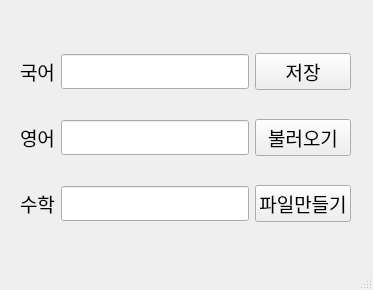
<?xml version="1.0" encoding="UTF-8"?>
<ui version="4.0">
 <class>MainWindow</class>
 <widget class="QMainWindow" name="MainWindow">
  <property name="geometry">
   <rect>
    <x>0</x>
    <y>0</y>
    <width>373</width>
    <height>290</height>
   </rect>
  </property>
  <property name="windowTitle">
   <string>MainWindow</string>
  </property>
  <widget class="QWidget" name="centralwidget">
   <widget class="QWidget" name="gridLayoutWidget">
    <property name="geometry">
     <rect>
      <x>20</x>
      <y>30</y>
      <width>331</width>
      <height>215</height>
     </rect>
    </property>
    <property name="font">
     <font>
      <family>경기천년제목 Medium</family>
      <pointsize>14</pointsize>
      <weight>50</weight>
      <bold>false</bold>
     </font>
    </property>
    <layout class="QGridLayout" name="gridLayout">
     <item row="2" column="1">
      <widget class="QLineEdit" name="engedit"/>
     </item>
     <item row="1" column="1">
      <widget class="QLineEdit" name="koredit"/>
     </item>
     <item row="3" column="1">
      <widget class="QLineEdit" name="mathedit"/>
     </item>
     <item row="3" column="2">
      <widget class="QPushButton" name="createbtn">
       <property name="font">
        <font>
         <family>경기천년제목 Medium</family>
         <pointsize>14</pointsize>
         <weight>50</weight>
         <bold>false</bold>
        </font>
       </property>
       <property name="text">
        <string>파일만들기</string>
       </property>
      </widget>
     </item>
     <item row="1" column="2">
      <widget class="QPushButton" name="savebtn">
       <property name="font">
        <font>
         <family>경기천년제목 Medium</family>
         <pointsize>14</pointsize>
         <weight>50</weight>
         <bold>false</bold>
        </font>
       </property>
       <property name="text">
        <string>저장</string>
       </property>
      </widget>
     </item>
     <item row="2" column="2">
      <widget class="QPushButton" name="loadbtn">
       <property name="font">
        <font>
         <family>경기천년제목 Medium</family>
         <pointsize>14</pointsize>
         <weight>50</weight>
         <bold>false</bold>
        </font>
       </property>
       <property name="text">
        <string>불러오기</string>
       </property>
      </widget>
     </item>
     <item row="1" column="0">
      <widget class="QLabel" name="label">
       <property name="font">
        <font>
         <family>경기천년제목 Medium</family>
         <pointsize>14</pointsize>
         <weight>50</weight>
         <bold>false</bold>
        </font>
       </property>
       <property name="text">
        <string>국어</string>
       </property>
      </widget>
     </item>
     <item row="3" column="0">
      <widget class="QLabel" name="label_2">
       <property name="font">
        <font>
         <family>경기천년제목 Medium</family>
         <pointsize>14</pointsize>
         <weight>50</weight>
         <bold>false</bold>
        </font>
       </property>
       <property name="text">
        <string>수학</string>
       </property>
      </widget>
     </item>
     <item row="2" column="0">
      <widget class="QLabel" name="label_3">
       <property name="font">
        <font>
         <family>경기천년제목 Medium</family>
         <pointsize>14</pointsize>
         <weight>50</weight>
         <bold>false</bold>
        </font>
       </property>
       <property name="text">
        <string>영어</string>
       </property>
      </widget>
     </item>
    </layout>
   </widget>
  </widget>
  <widget class="QMenuBar" name="menubar">
   <property name="geometry">
    <rect>
     <x>0</x>
     <y>0</y>
     <width>373</width>
     <height>21</height>
    </rect>
   </property>
  </widget>
  <widget class="QStatusBar" name="statusbar"/>
 </widget>
 <tabstops>
  <tabstop>koredit</tabstop>
  <tabstop>savebtn</tabstop>
  <tabstop>engedit</tabstop>
  <tabstop>loadbtn</tabstop>
  <tabstop>mathedit</tabstop>
  <tabstop>createbtn</tabstop>
 </tabstops>
 <resources/>
 <connections/>
</ui>
